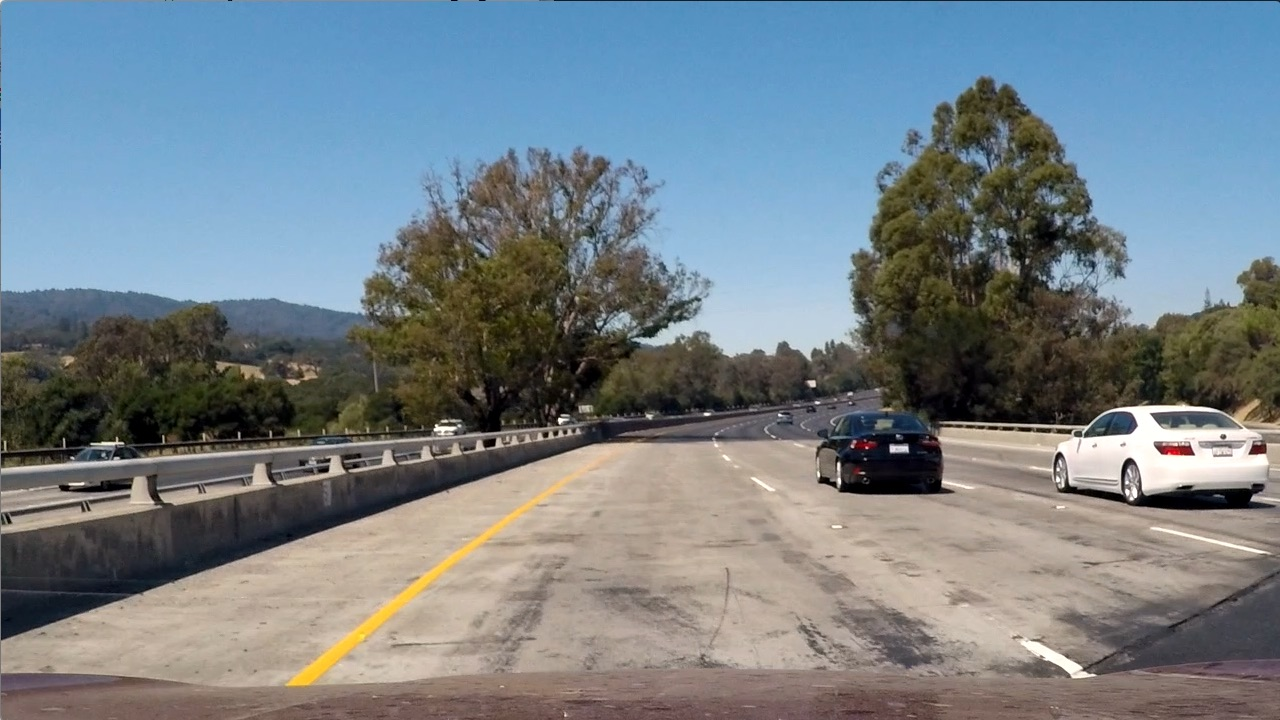
#> input picture test_images/test1.jpg, 1280 x 720 px
$ python -i pipeline.py   (imports and definitions only)   (older library calls are emulated)
#> lines starting #> are read from the running program, lines starting #| are printed output that depends on the picture
import cv2
import glob
import time

import matplotlib.image as mpimg
import matplotlib.pyplot as plt

import numpy as np

import pickle

from skimage.feature import hog

from sklearn.svm import LinearSVC
from sklearn.preprocessing import StandardScaler
from sklearn.model_selection import train_test_split

from moviepy.editor import VideoFileClip

from scipy.ndimage.measurements import label

###################################################################################################
## Load data for cars and not cars
###################################################################################################

cars = glob.glob('data/vehicles/**/*.png', recursive=True)
not_cars = glob.glob('data/non-vehicles/**/*.png', recursive=True)

# [2 lines not run here, left out]

###################################################################################################
## Extract features
###################################################################################################

car_features = []
not_car_features = []

def bin_spatial(img, size=(32, 32)):
    features = cv2.resize(img, size).ravel()
    return features

def color_histogram(img, nbins=32, bins_range=(0, 256)):
    channel1_hist = np.histogram(img[:,:,0], bins=nbins, range=bins_range)
    channel2_hist = np.histogram(img[:,:,1], bins=nbins, range=bins_range)
    channel3_hist = np.histogram(img[:,:,2], bins=nbins, range=bins_range)
    features = np.concatenate((channel1_hist[0], channel2_hist[0], channel3_hist[0]))
    return features

def extract_hog_features(img, orient=9, pix_per_cell=8, cell_per_block=2, hog_channel=0):

    features = None

    if hog_channel == "ALL":

        features = []

        for channel in range(img.shape[2]):
            features.append(hog(img[:,:,channel],
                                orientations=orient,
                                pixels_per_cell=(pix_per_cell, pix_per_cell),
                                cells_per_block=(cell_per_block, cell_per_block),
                                transform_sqrt=True,
                                visualise=False, feature_vector=True))

        features = np.ravel(features)
    else:
        features = hog(img[:,:,hog_channel],
                                orientations=orient,
                                pixels_per_cell=(pix_per_cell, pix_per_cell),
                                cells_per_block=(cell_per_block, cell_per_block),
                                transform_sqrt=True,
                                visualise=False, feature_vector=True)

    return features

def extract_features(img,
                    enable_spatial_features = False, spatial_size = (32, 32),
                    enable_histogram_features = False, hist_bins = 32, bins_range = (0, 256),
                    enable_hog_features = True, orient = 9, pix_per_cell=8, cell_per_block=5, hog_channel=0):

    features = []

    if enable_spatial_features == True:
        spatial_img = cv2.cvtColor(img, cv2.COLOR_RGB2LUV)
        spatial_features = bin_spatial(spatial_img, spatial_size)
        features.append(spatial_features)

    if enable_histogram_features == True:
        histogram_img = cv2.cvtColor(img, cv2.COLOR_RGB2HSV)
        histogram_features = color_histogram(histogram_img, hist_bins, bins_range)
        features.append(histogram_features)

    if enable_hog_features == True:
        hog_img = cv2.cvtColor(img, cv2.COLOR_RGB2YCrCb)
        hog_features = extract_hog_features(hog_img, orient, pix_per_cell, cell_per_block, hog_channel)
        features.append(hog_features)

    features = np.concatenate(features)
    return features

enable_spatial_features = True
spatial_size = (64, 64)
enable_histogram_features = True
hist_bins = 16
bins_range = (0, 256)
enable_hog_features = True
orient = 11
pix_per_cell = 16
cell_per_block = 2
hog_channel = "ALL"

train = False
svc = None
X_scaler = None

# [52 lines not run here, left out]

###################################################################################################
## Sliding windows
###################################################################################################

def slide_window(img, x_start_stop=[None, None], y_start_stop=[None, None],
                    xy_window=(64, 64), xy_overlap=(0.5, 0.5)):

    if x_start_stop[0] == None:
        x_start_stop[0] = 0
    if x_start_stop[1] == None:
        x_start_stop[1] = img.shape[1]
    if y_start_stop[0] == None:
        y_start_stop[0] = 0
    if y_start_stop[1] == None:
        y_start_stop[1] = img.shape[0]
    # Compute the span of the region to be searched
    xspan = x_start_stop[1] - x_start_stop[0]
    yspan = y_start_stop[1] - y_start_stop[0]
    # Compute the number of pixels per step in x/y
    nx_pix_per_step = np.int(xy_window[0]*(1 - xy_overlap[0]))
    ny_pix_per_step = np.int(xy_window[1]*(1 - xy_overlap[1]))
    # Compute the number of windows in x/y
    nx_buffer = np.int(xy_window[0]*(xy_overlap[0]))
    ny_buffer = np.int(xy_window[1]*(xy_overlap[1]))
    nx_windows = np.int((xspan-nx_buffer)/nx_pix_per_step)
    ny_windows = np.int((yspan-ny_buffer)/ny_pix_per_step)
    # Initialize a list to append window positions to
    window_list = []
    # Loop through finding x and y window positions
    for ys in range(ny_windows):
        for xs in range(nx_windows):
            # Calculate window position
            startx = xs*nx_pix_per_step + x_start_stop[0]
            endx = startx + xy_window[0]
            starty = ys*ny_pix_per_step + y_start_stop[0]
            endy = starty + xy_window[1]

            # Append window position to list
            window_list.append(((startx, starty), (endx, endy)))
    # Return the list of windows
    return window_list

def draw_windows(img, windows, color, thickness):
    image = np.copy(img)
    for window in windows:
        cv2.rectangle(image, window[0], window[1], color, thickness)
    return image

###################################################################################################
## Heatmap
###################################################################################################

def add_heat(heatmap, windows, heat_addition, heat_multiplier):
    for window in windows:
        heatmap[window[0][1]:window[1][1], window[0][0]:window[1][0]] += heat_addition
        heatmap[window[0][1]:window[1][1], window[0][0]:window[1][0]] *= heat_multiplier
    return heatmap

def decay_heat(heatmap, heat_decay):
    heatmap *= heat_decay
    return heatmap

def threshold_heatmap(heatmap, heat_threshold):
    heatmap[heatmap <= heat_threshold] = 0
    return heatmap

def draw_boxes(img, labels):
    for car in range(1, labels[1]+1):
        nonzero = (labels[0] == car).nonzero()
        nonzeroy = np.array(nonzero[0])
        nonzerox = np.array(nonzero[1])
        bbox = ((np.min(nonzerox), np.min(nonzeroy)), (np.max(nonzerox), np.max(nonzeroy)))
        cv2.rectangle(img, bbox[0], bbox[1], (0, 0, 255), 6)
    return img

###################################################################################################
## Pipeline for single image
###################################################################################################

scaler = X_scaler
classifier = svc
last_hmap = None

def pipeline(img, video=True):

#> called with video = True
    if video == True:
        img = cv2.cvtColor(img, cv2.COLOR_RGB2BGR)
#> img is the input picture: shape (720, 1280, 3); mean B, G, R 135.5, 128.7, 117.5

    x_start_stops = [(0, 1280), (0, 1280), (0, 1280), (0, 1280), (0, 1280)]
    y_start_stops = [(400, 656), (400, 656), (400, 656), (400, 656), (400, 656)]
    scales = [(48, 48), (64, 64), (96, 96), (128, 128), (192, 192)]
    overlaps = [(0.5, 0.5), (0.6, 0.6), (0.7, 0.7), (0.8, 0.8), (0.9, 0.9)]

    windows = []
    for scale, overlap, x_start_stop, y_start_stop in zip(scales, overlaps, x_start_stops, y_start_stops):
        scaled_windows = slide_window(img, x_start_stop, y_start_stop, scale, overlap)
        windows.extend(scaled_windows)
#> after the loop, windows = 1632 items

    detected_windows = []

    for window in windows:

        window_img = cv2.resize(img[window[0][1]:window[1][1], window[0][0]:window[1][0]], (64, 64))

        features = extract_features(window_img, enable_spatial_features, spatial_size, enable_histogram_features, hist_bins, bins_range, enable_hog_features, orient, pix_per_cell, cell_per_block, hog_channel)
        features = scaler.transform(np.array(features).reshape(1, -1))
        prediction = classifier.predict(features)

        if prediction == 1:
            detected_windows.append(window)
#> this loop made 1 pass
#> window on pass 1: ((0, 400), (48, 448))
#> pass 1, in pipeline, `window_img = cv2.resize(img[window[0][1]:window[1][1], window[0][0]:wi..`:
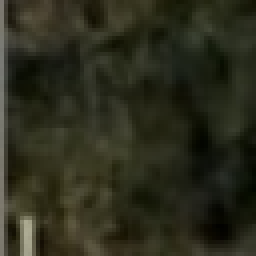
#> window_img: shape (64, 64, 3) (shown 4 times larger); mean B, G, R 28.5, 44.1, 43.4
#> after the loop, detected_windows = []

    detections_img = np.copy(img)
    detections_img = draw_windows(detections_img, detected_windows, color = (0, 255, 0), thickness = 8)

    global last_hmap

    if last_hmap == None:
        hmap = np.zeros_like(img[:,:,0]).astype(np.float)
    else:
        hmap = last_hmap

    hmap = decay_heat(hmap, 0.1)

    hmap = add_heat(hmap, detected_windows, 4, 2)
    hmap = np.clip(hmap, 0, 255)
    last_hmap = hmap

    hmap_threshold = threshold_heatmap(hmap, 28)
    hmap_labels = label(hmap_threshold)
    refined_img = draw_boxes(np.copy(img), hmap_labels)

    hmap_rgb = np.uint8(np.dstack((hmap, hmap, hmap)))
    result = cv2.addWeighted(refined_img, 1.0, hmap_rgb, 0.8, 0.5)

    if video == True:
        return cv2.cvtColor(result, cv2.COLOR_BGR2RGB)
    else:
        return img, detections_img, hmap, result

###################################################################################################
## Process test images
###################################################################################################

test_images = glob.glob('test_images/*.jpg')
# [19 lines not run here, left out]

###################################################################################################
## Process video
###################################################################################################

clip_output_filename = 'project_video_detection.mp4'
# [1 line that did not run here, left out]
# [1 line that did not run here, left out]
# [1 line not run here, left out]

>>> import cv2
>>> picture = cv2.cvtColor(cv2.imread('test_images/test1.jpg'), cv2.COLOR_BGR2RGB)
#> (the run stopped early here; a loop or call above may not have finished)

$ run again, on test_images/test5.jpg
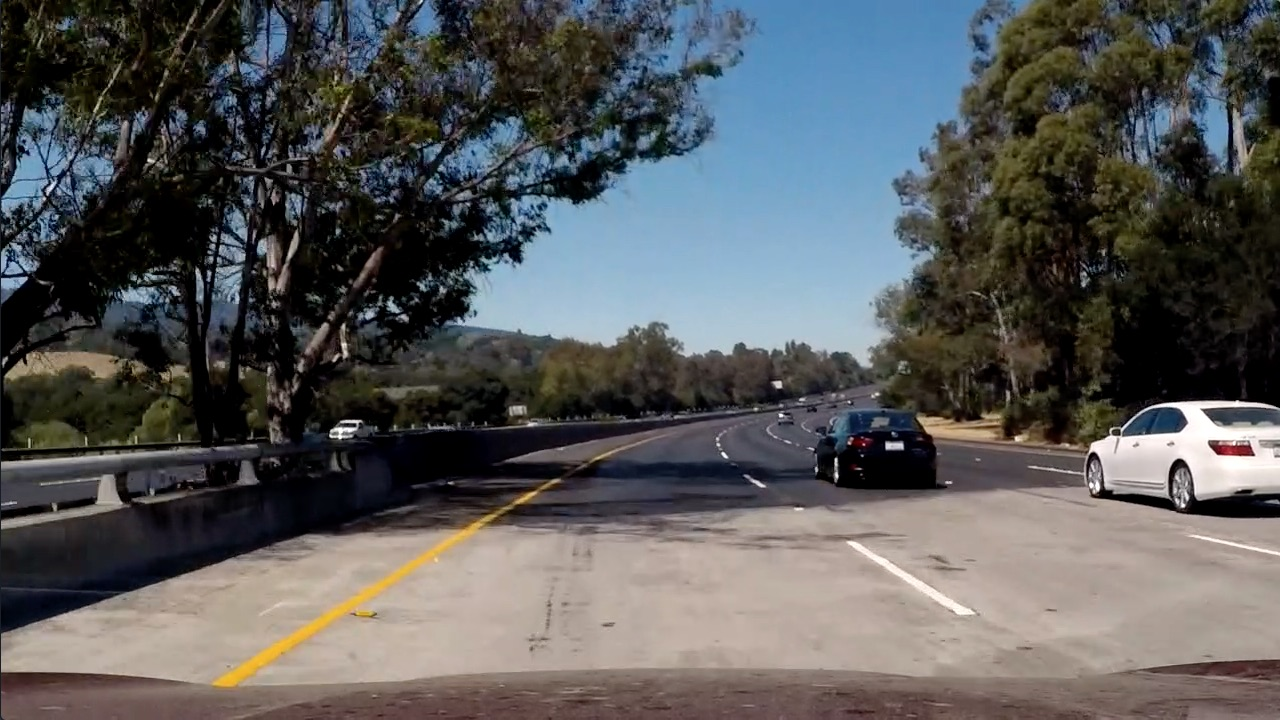
#> input picture test_images/test5.jpg, 1280 x 720 px
#> in pipeline, img is the input picture: shape (720, 1280, 3); mean B, G, R 89.8, 89.3, 88.5
#> after the loop in pipeline, `for scale, overlap, x_start_stop, y_start_stop in zip(scales, overlaps..`: windows = 1632 items
#> the loop in pipeline, `for window in windows: ` made 1 pass
#> window on pass 1: ((0, 400), (48, 448))
#> pass 1, in pipeline, `window_img = cv2.resize(img[window[0][1]:window[1][1], window[0][0]:wi..`:
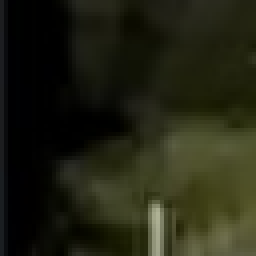
#> window_img: shape (64, 64, 3) (shown 4 times larger); mean B, G, R 18.8, 34.4, 33.3
#> after the loop in pipeline, `for window in windows:`: detected_windows = []

$ run again, on test_images/test6.jpg
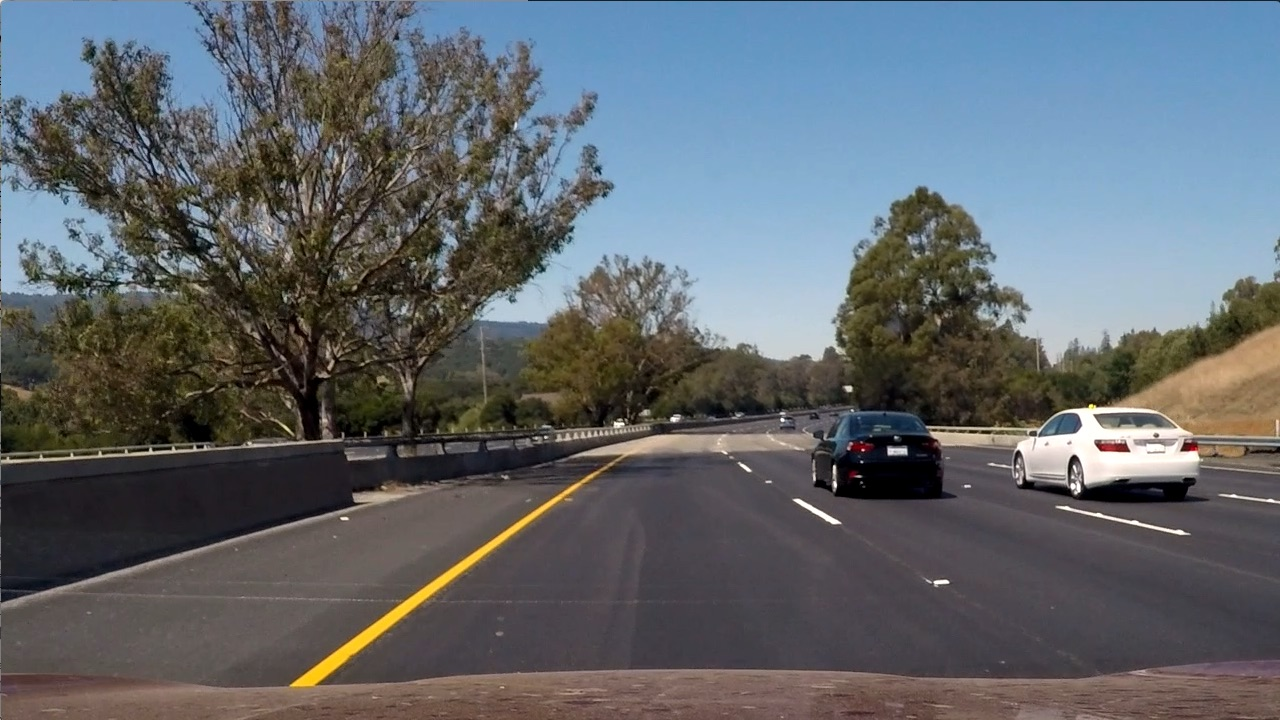
#> input picture test_images/test6.jpg, 1280 x 720 px
#> in pipeline, img is the input picture: shape (720, 1280, 3); mean B, G, R 107.9, 102.6, 97
#> after the loop in pipeline, `for scale, overlap, x_start_stop, y_start_stop in zip(scales, overlaps..`: windows = 1632 items
#> the loop in pipeline, `for window in windows: ` made 1 pass
#> window on pass 1: ((0, 400), (48, 448))
#> pass 1, in pipeline, `window_img = cv2.resize(img[window[0][1]:window[1][1], window[0][0]:wi..`:
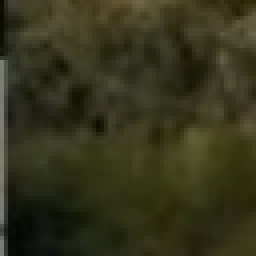
#> window_img: shape (64, 64, 3) (shown 4 times larger); mean B, G, R 27.8, 52, 52.4
#> after the loop in pipeline, `for window in windows:`: detected_windows = []
